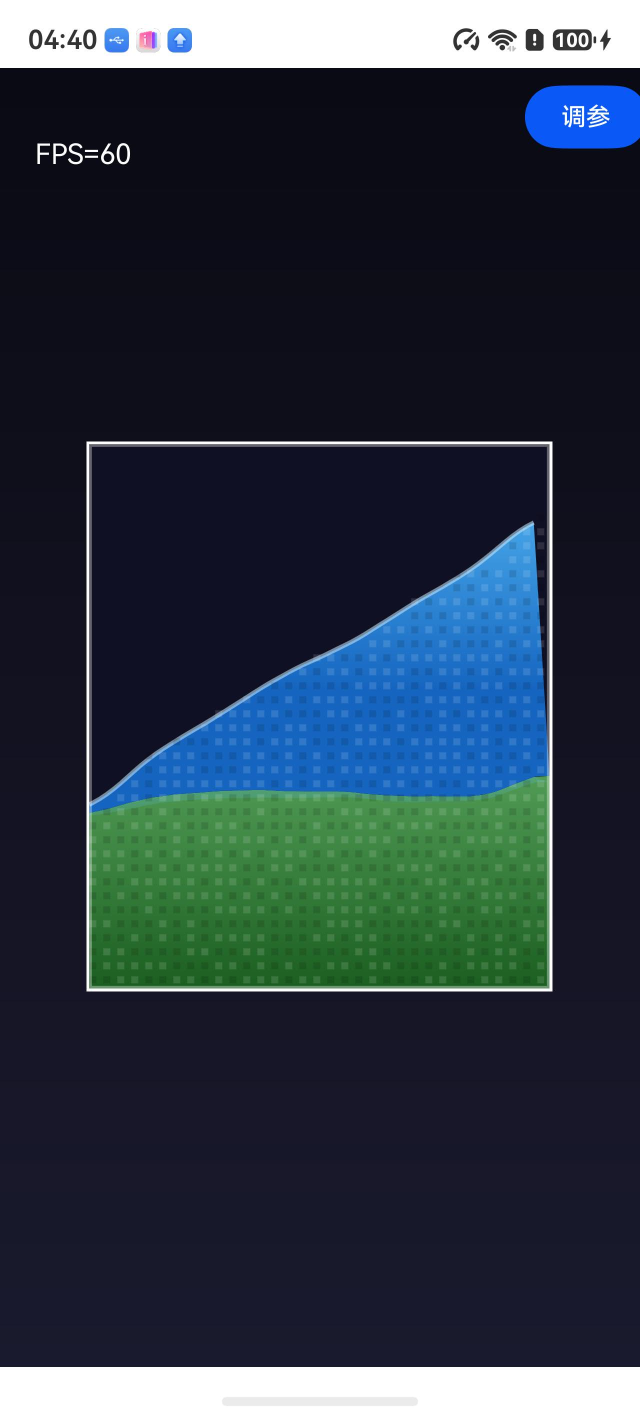
#> input picture selfcheck/tc_frames/tc02_009.jpeg, 1280 x 2832 px (shown at 1/2 size); its folder holds only this picture in this run
$ python vd_new_check.py
#> lines starting #> are read from the running program, lines starting #| are printed output that depends on the picture; after the words box and inside, x2 and y2 are one past the last pixel; in counts of white or black regions, pixels touching at a corner belong together
#> call 2 of check_case, with tc = '02', expect_slope_change = False, noise_band = 0.01
#> in check_case, im is the input picture: shape (2832, 1280, 3); mean B, G, R 68, 56, 43.4
# s76 测试数据质量自检（VD-NEW + 污染帧甄别）
# 依据：VV 清单任务 2026-10-12 补充段
#   1. VD-NEW 动态过程有效性：渐变类用例（02/03/04/06）首尾斜率方向须改变、
#      斜率时序须含非稳态段（相邻帧斜率差超稳态噪声带），否则=动作未拍到=用例无效
#   2. 污染帧甄别：框内均值亮度异常（桌面 ~212 vs 应用内 ~60）自动标出
#   3. VV-01..05 复用 vv_s75_analysis.py 阈值
import cv2, glob, re, os
import numpy as np

FRAME_DIR = 'D:/hmprojects/HelloWorld/selfcheck/tc_frames'
BOX = (790, 1740, 180, 1080)   # y0,y1,x0,x1

def frame_stats(im):
    y0, y1, x0, x1 = BOX
    box = im[y0:y1, x0:x1]
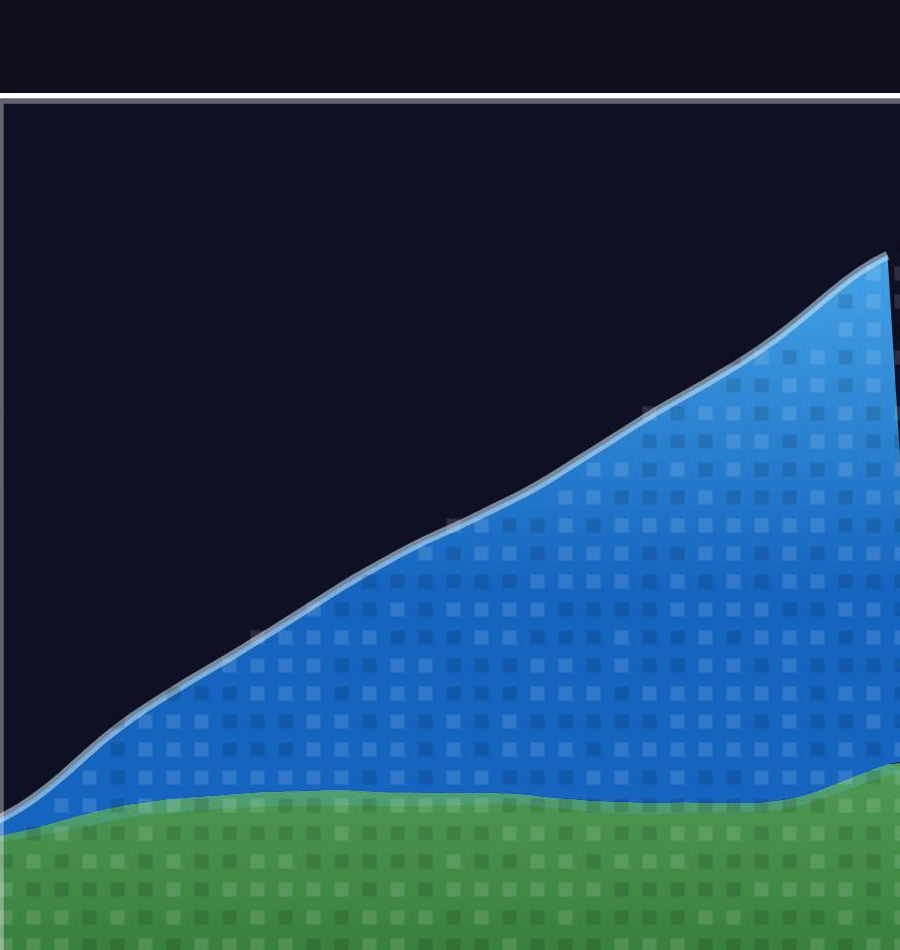
#> box: shape (950, 900, 3); mean B, G, R 88.4, 64.6, 30.9
    b = box[:,:,0].astype(np.int32); g = box[:,:,1].astype(np.int32); r = box[:,:,2].astype(np.int32)
#> after `b = box[:, :, 0].astype(np.int32)`:
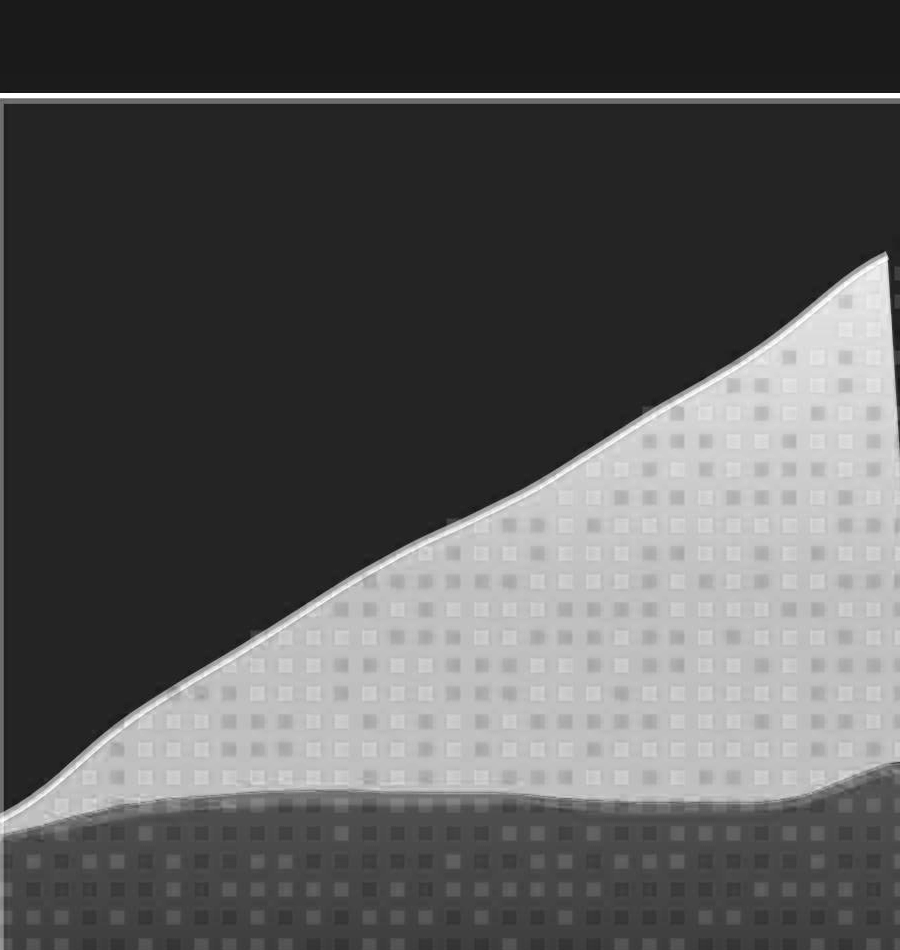
#> b: shape (950, 900) int32; min 11, max 255, mean 88.4
#> after `g = box[:, :, 1].astype(np.int32)`:
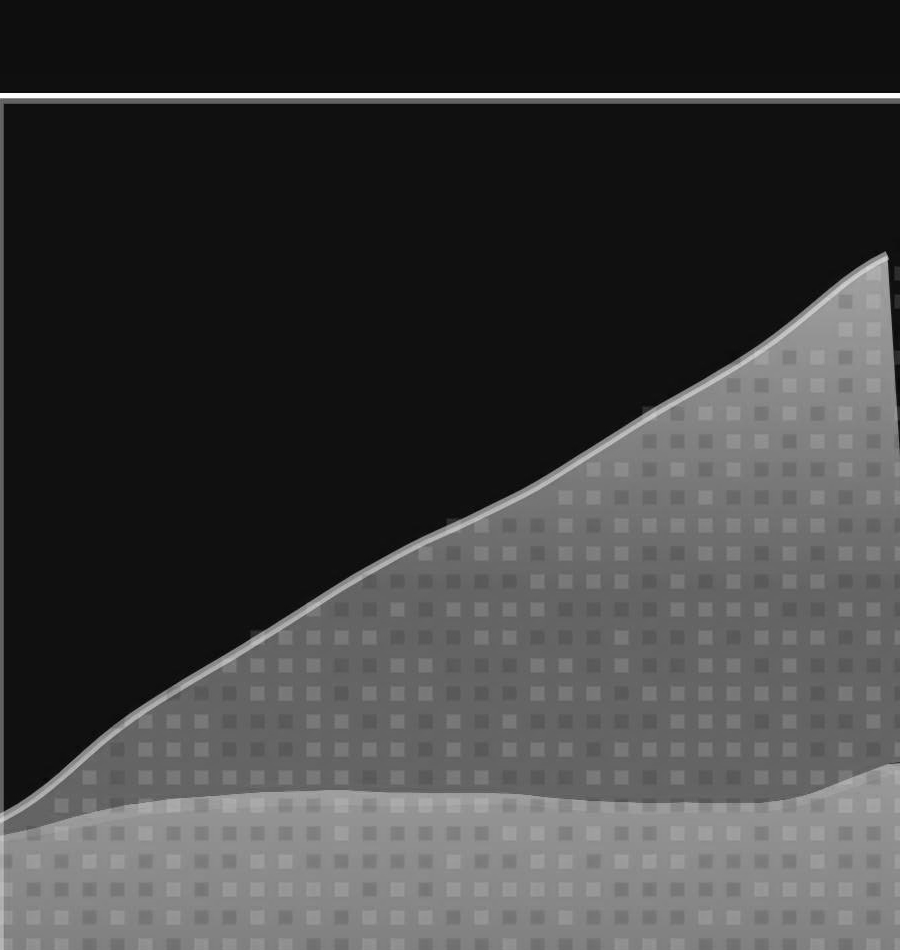
#> g: shape (950, 900) int32; min 0, max 255, mean 64.6
#> after `r = box[:, :, 2].astype(np.int32)`:
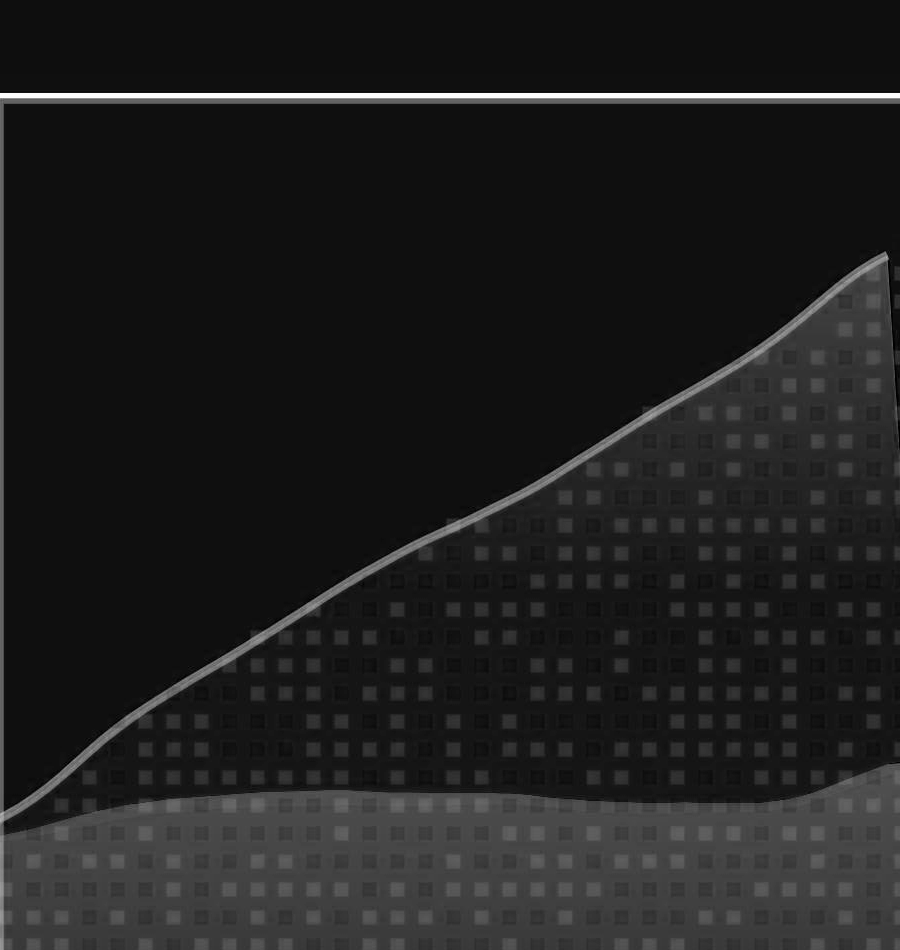
#> r: shape (950, 900) int32; min 0, max 254, mean 30.9
    total = box.shape[0]*box.shape[1]
#> total = 855000
    blue = ((b>g+30)&(b>120)).sum()/total
#> blue = 0.281
    green = ((g>b+15)&(g>r+30)&(g>90)).sum()/total
#> green = 0.159
    # 界面斜率：每列第一个绿像素行线性拟合
    mask_green = (g>b+15)&(g>r+30)&(g>90)
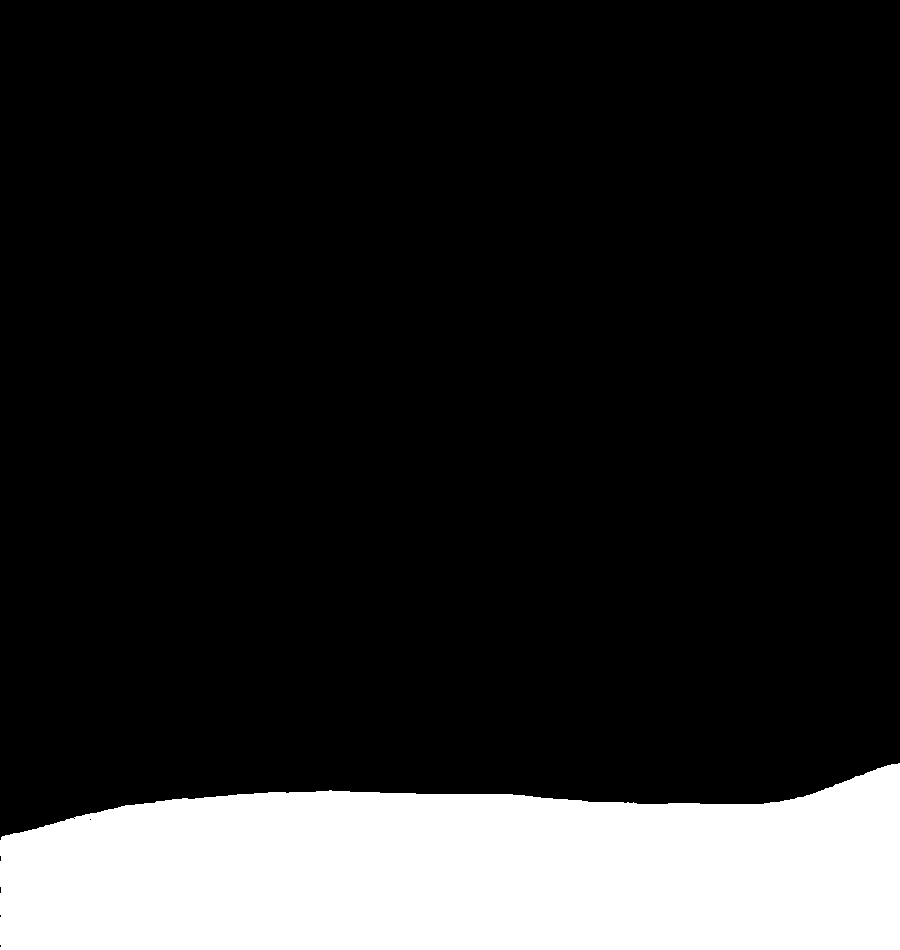
#> mask_green: shape (950, 900) bool; 15.9% white; 1 white region, box (x1, y1, x2, y2) and area: (0, 763, 900, 950) 135946
    cols = box.shape[1]
#> cols = 900
    green_top = np.full(cols, -1, dtype=np.int32)
#> green_top = 900 values from -1 to -1
    for x in range(cols):
        ys = np.where(mask_green[:, x])[0]
        if len(ys) > 0:
            green_top[x] = ys[0]
#> after the loop, green_top = 900 values, max 840 at index 0, min 763 at index 898, mean 798.9
    valid = green_top >= 0
    slope = np.polyfit(np.arange(cols)[valid], green_top[valid], 1)[0] if valid.sum() > 50 else float('nan')
#> slope = -0.0267
    brightness = box.mean()
#> brightness = 61.31
    return blue*100, green*100, slope, brightness

def check_case(tc, expect_slope_change=False, noise_band=0.01):
    files = sorted(glob.glob(os.path.join(FRAME_DIR, f'tc{tc}_*.jpeg')),
                   key=lambda f: int(re.search(r'_(\d+)', f).group(1)))
    if not files:
        print(f'tc{tc}: NO FRAMES'); return None
    slopes, brights, blues = [], [], []
    for f in files:
        im = cv2.imread(f)
        bl, gr, sl, br = frame_stats(im)
        slopes.append(sl); brights.append(br); blues.append(bl)
    slopes = np.array(slopes); brights = np.array(brights); blues = np.array(blues)
    # 污染帧：亮度 > 120（应用内 ~60，桌面 ~212）
    dirty = np.where(brights > 120)[0]
    # VD-NEW 1: 首尾斜率方向
    head = np.nanmean(slopes[:5]); tail = np.nanmean(slopes[-5:])
    dir_change = (head * tail < 0) if expect_slope_change else None
    # VD-NEW 2: 非稳态段（相邻帧斜率差超噪声带，剔除污染帧后）
    keep = np.ones(len(slopes), bool); keep[dirty] = False
    dslope = np.abs(np.diff(slopes[keep]))
    has_dynamic = (dslope > noise_band).any() if len(dslope) > 0 else False
    # VV-01（剔污染帧）
    bdrift = (blues[keep].max() - blues[keep].min()) / 2 if keep.any() else float('nan')
    status = 'OK'
    if len(dirty) > 0: status += f' [污染帧{len(dirty)}个:{list(dirty)}]'
    if expect_slope_change:
        status += f' [VD-NEW 方向改变={"Y" if dir_change else "N!"} 非稳态段={"Y" if has_dynamic else "N!"}]'
        if not (dir_change and has_dynamic): status += ' <<用例无效须重录'
    print(f'tc{tc}: 帧{len(files)} 蓝漂移±{bdrift:.2f}% 斜率[{slopes[~np.isnan(slopes)].min():.3f}..{slopes[~np.isnan(slopes)].max():.3f}] 亮度[{brights.min():.0f}..{brights.max():.0f}] {status}')
    return {'tc': tc, 'bdrift': bdrift, 'dir_change': dir_change, 'has_dynamic': has_dynamic,
            'dirty': list(dirty), 'slope_head': head, 'slope_tail': tail}

print('===== VD-NEW + 污染帧自检（s76 数据）=====')
results = []
results.append(check_case('01'))
results.append(check_case('02', expect_slope_change=False))  # 单调加角，方向不变但须有非稳态段
#> in check_case (call 2), `bl, gr, sl, br = frame_stats(im)`: bl = 28.07; gr = 15.9; sl = -0.0267; br = 61.31
#> in check_case (call 2), `slopes = np.array(slopes)`: slopes = [-0.0267]
#> in check_case (call 2), `brights = np.array(brights)`: brights = [61.31]
#> in check_case (call 2), `blues = np.array(blues)`: blues = [28.07]
#> in check_case (call 2), `dirty = np.where(brights > 120)[0]`: dirty = empty array
#> in check_case (call 2), `head = np.nanmean(slopes[:5])`: head = -0.0267
#> in check_case (call 2), `keep = np.ones(len(slopes), bool)`: keep = [True]
#> in check_case (call 2), `dslope = np.abs(np.diff(slopes[keep]))`: dslope = empty array
#> in check_case (call 2), `has_dynamic = (dslope > noise_band).any() if len(dslope) > 0 else False`: has_dynamic = False
#> in check_case (call 2), `bdrift = (blues[keep].max() - blues[keep].min()) / 2 if keep.any() els..`: bdrift = 0
#| tc02: 帧1 蓝漂移±0.00% 斜率[-0.027..-0.027] 亮度[61..61] OK
results.append(check_case('03', expect_slope_change=True))   # 左倾→右倾，方向必须改变
results.append(check_case('04', expect_slope_change=True))   # 往复，方向改变
results.append(check_case('05'))
results.append(check_case('06', expect_slope_change=True))   # 大角度→归零，斜率回归 ~0
results.append(check_case('07'))
results.append(check_case('08'))

ok = all(r is not None and r['bdrift'] < 3 for r in results)
#> ok = False
dyn_ok = all(r['dir_change'] and r['has_dynamic'] for r in results
             if r and r['dir_change'] is not None)
#> dyn_ok = True
print(f'\nVV-01 全用例 <±3%: {"PASS" if ok else "FAIL"}')
#| VV-01 全用例 <±3%: FAIL
print(f'VD-NEW 动态有效性(02/03/04/06): {"PASS" if dyn_ok else "FAIL"}')
#| VD-NEW 动态有效性(02/03/04/06): PASS

$ run again, on selfcheck/tc_frames/tc07_000.jpeg
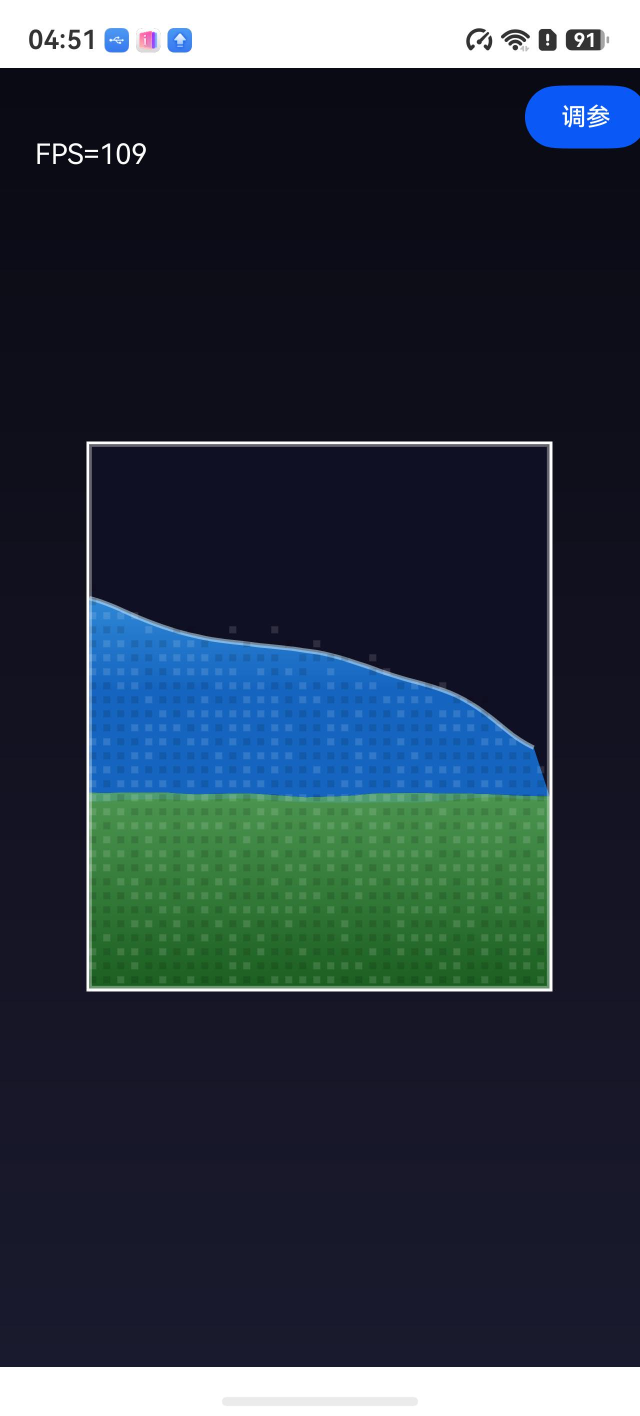
#> input picture selfcheck/tc_frames/tc07_000.jpeg, 1280 x 2832 px (shown at 1/2 size)
#> in check_case, im is the input picture: shape (2832, 1280, 3); mean B, G, R 67.6, 55.5, 43.1
#> in frame_stats, `r = box[:, :, 2].astype(np.int32)`:
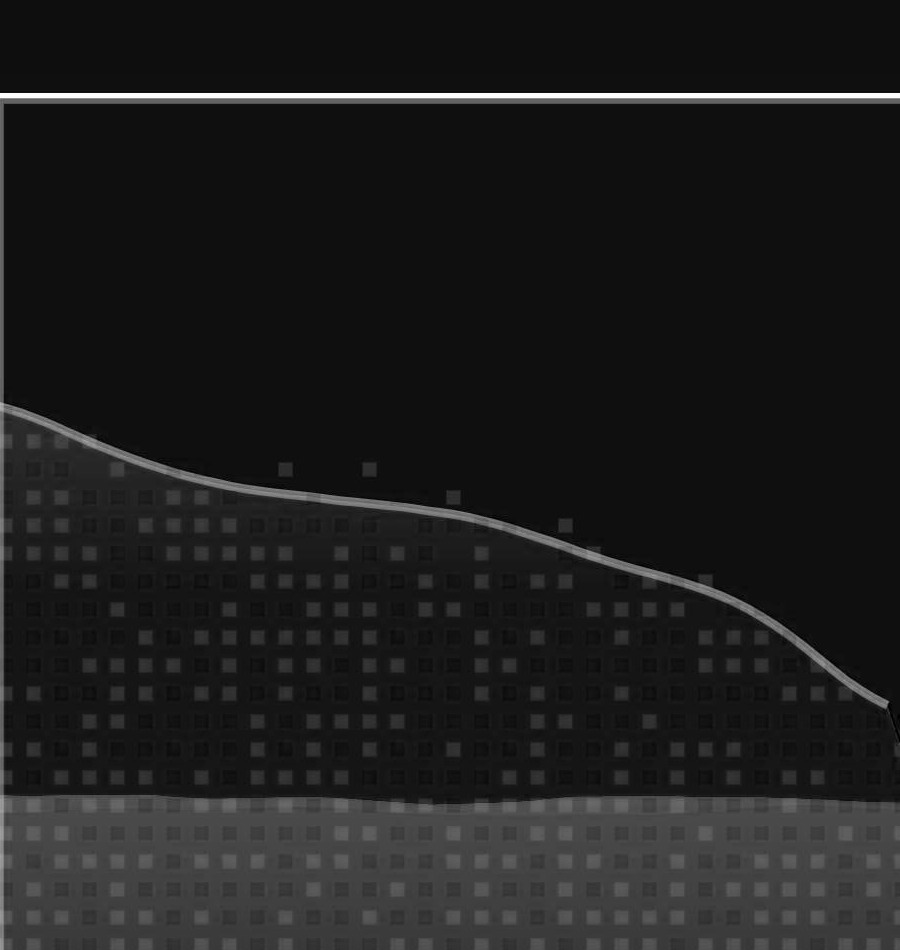
#> r: shape (950, 900) int32; min 0, max 254, mean 29.6
#> blue = 0.279
#> green = 0.159
#> in frame_stats, `mask_green = (g>b+15)&(g>r+30)&(g>90)`:
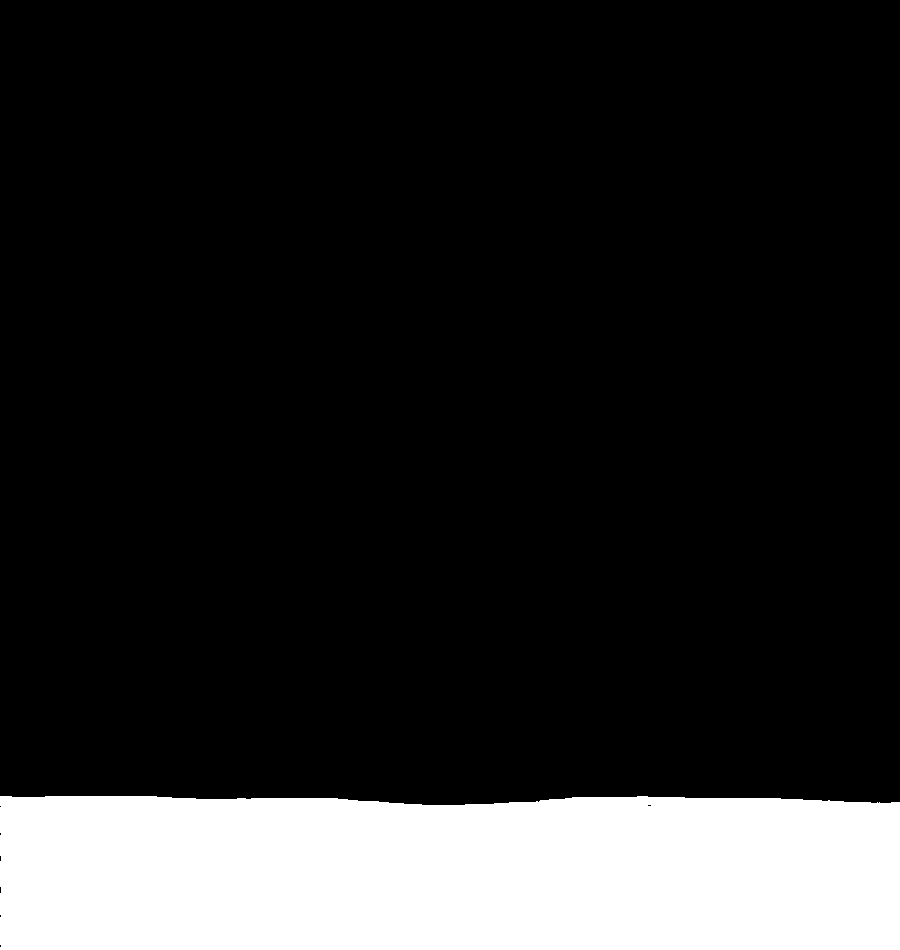
#> mask_green: shape (950, 900) bool; 15.9% white; 1 white region, box (x1, y1, x2, y2) and area: (0, 796, 900, 950) 135766
#> after the loop in frame_stats, `for x in range(cols):`: green_top = 900 values, max 805 at index 422, min 796 at index 0, mean 799.1
#> slope = 0.00367
#> brightness = 59.85
#> bl = 27.88; gr = 15.88; sl = 0.00367; br = 59.85
#> slopes = [0.00367]
#> brights = [59.85]
#> blues = [27.88]
#> dirty = empty array
#> head = 0.00367
#> keep = [True]
#> dslope = empty array
#> has_dynamic = False
#> bdrift = 0
#| tc07: 帧1 蓝漂移±0.00% 斜率[0.004..0.004] 亮度[60..60] OK
#> ok = False
#> dyn_ok = True
#| VV-01 全用例 <±3%: FAIL
#| VD-NEW 动态有效性(02/03/04/06): PASS
